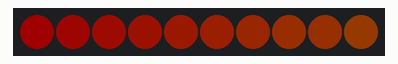
Simulated run of this program. Board: Arduino Mega 2560, built with avr-gcc and run on an emulated ATmega2560. Shown: 10 RGB LEDs in strip order, left to right. Dim RGB values are drawn brighter than linear.

Above: at 1.15 s.
At 2.65 s:
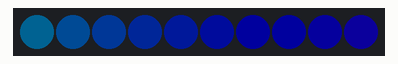
At 5.96 s:
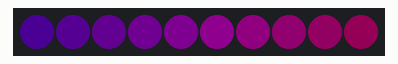
At 11.06 s:
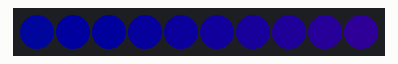
At 16.17 s:
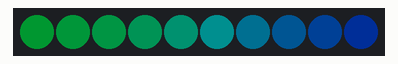
At 21.27 s:
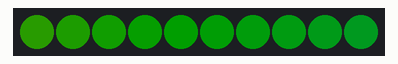

The program:

main.cpp
```cpp
#include <FastLED.h>

#define LED_PIN 5
#define NUM_LEDS 10
#define BRIGHTNESS 30
#define UPDATES_PER_SECOND 100

CRGB leds[NUM_LEDS];

CRGBPalette16 currentPalette;
TBlendType currentBlending;

void FillLEDsFromPaletteColors( uint8_t colorIndex);

void setup() {
    delay(1000);
    Serial.begin(9600);
    FastLED.addLeds < WS2812, LED_PIN, GRB > (leds, NUM_LEDS);
    FastLED.setBrightness(BRIGHTNESS);
    currentPalette = RainbowColors_p;
    currentBlending = LINEARBLEND;
}

void loop() {

    static uint8_t startIndex = 0;
    startIndex++;

    FillLEDsFromPaletteColors( startIndex);

    FastLED.show();
    FastLED.delay(1000 / UPDATES_PER_SECOND);
}

void FillLEDsFromPaletteColors( uint8_t colorIndex){
    uint8_t brightness = 255;

    for( int i = 0; i < NUM_LEDS; i++) {
        leds[i] = ColorFromPalette( currentPalette, colorIndex, brightness, currentBlending);
        colorIndex += 3;
    }
}
```

Measured:
- by itself, everything shown: repeats every 19.2 s, in 64 steps
